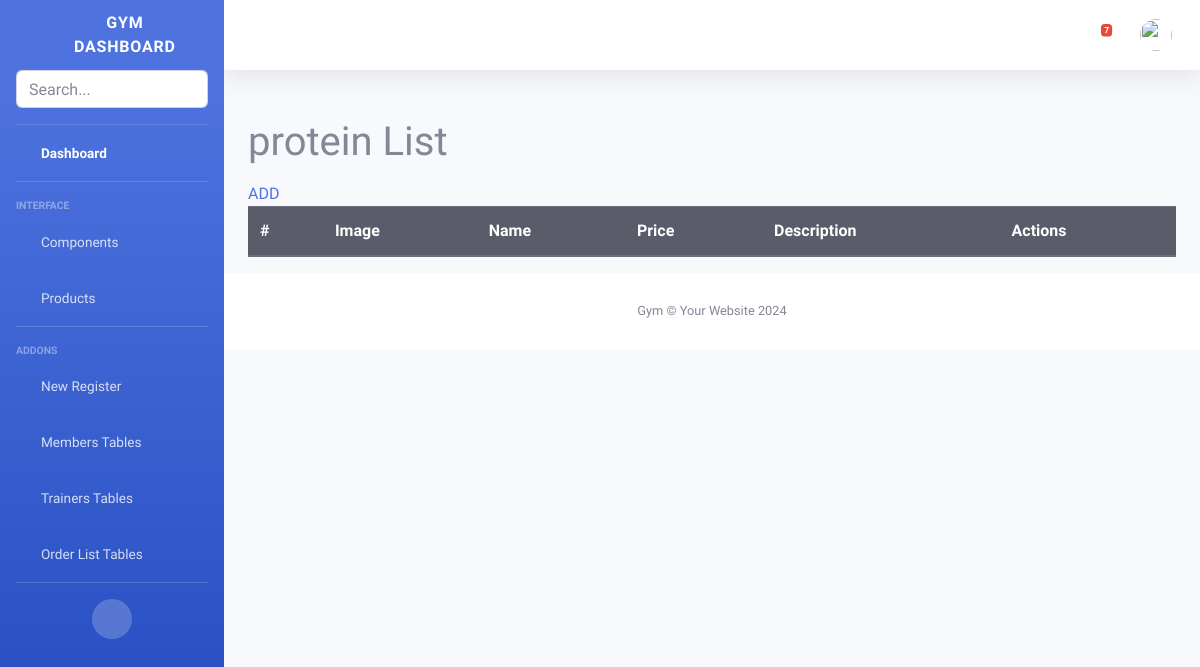
The app's page /protein_list, older data.
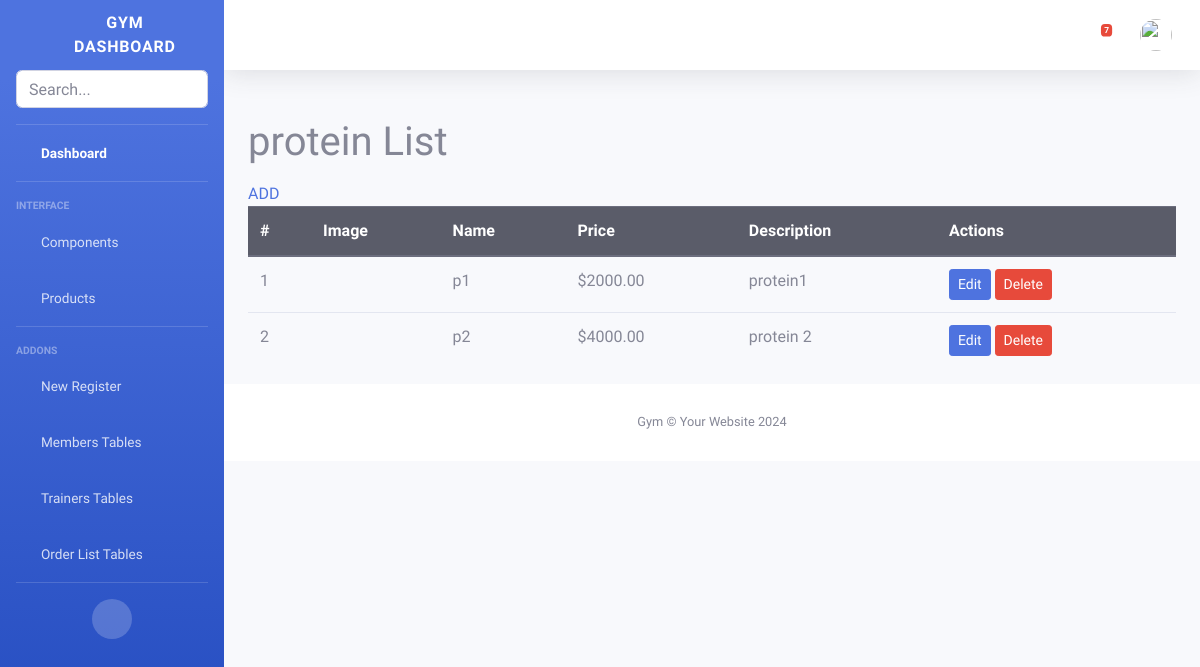
The same page, newer data.
### gymapp/models.py (models this page shows)
class supliment(models.Model):
    sname = models.CharField(max_length=100)
    sprice = models.DecimalField(max_digits=10, decimal_places=2)
    sdetails = models.TextField()
    scount = models.IntegerField(default=0)  # Example field, you can adjust as needed
    simage = models.ImageField(upload_to='product_images')

### gymapp/views.py (the view)
# urls.py: path('protein_list', views.protein_list, name='protein_list'),
def protein_list(request):
    products =supliment.objects.all()
    return render(request, 'back/protein_list.html', {'supliment': products})

### gymapp/templates/back/protein_list.html (shortened to what this page needs)
{% extends 'back/admin_base.html' %}
{% load static %}
{% block mainblock %}
<div class="container">
    <h1 class="mt-5 mb-3">protein List </h1><a href="{% url 'add_protein'%}">ADD</a>
    <table class="table">
        <thead class="thead-dark">
            <tr>
                <th scope="col">#</th>
                <th scope="col">Image</th>
                <th scope="col">Name</th>
                <th scope="col">Price</th>
                <th scope="col">Description</th>
                <th scope="col">Actions</th>
            </tr>
        </thead>
        <tbody>
            {% for product in supliment %}
            <tr>
                <td scope="row">{{ forloop.counter }}</td>
                <td>
                </td>
                <td>{{ product.sname }}</td>
                <td>${{ product.sprice }}</td>
                <td>{{ product.sdetails }}</td>
                <td>
                    <a href="{% url 'edit_protein' product.id %}" class="btn btn-primary btn-sm">Edit</a>
                    <a href="{% url 'delete_protein' product.id %}" class="btn btn-danger btn-sm">Delete</a>
                </td>
            </tr>
        {% endfor %}
        </tbody>
    </table>
</div>
    {% endblock  %}

Row changes from the older to the newer data that the page shows:
added supliment: sname "p1", sprice "2000.00", sdetails "protein1"
added supliment: sname "p2", sprice "4000.00", sdetails "protein 2"
